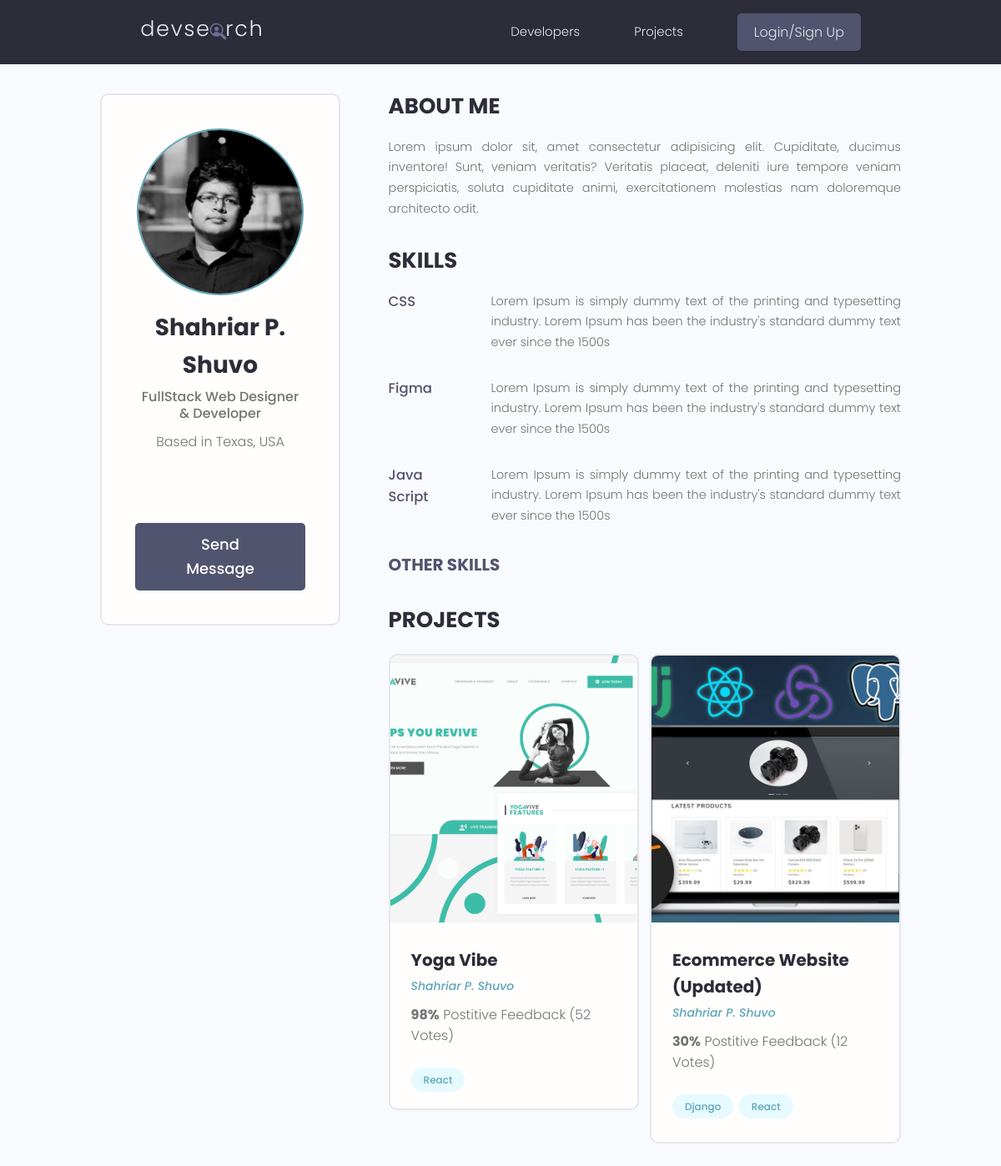
The page /profile/159d3b51-a463-4b0b-ad92-eca0d4a45cd4/ on the database as committed earlier.
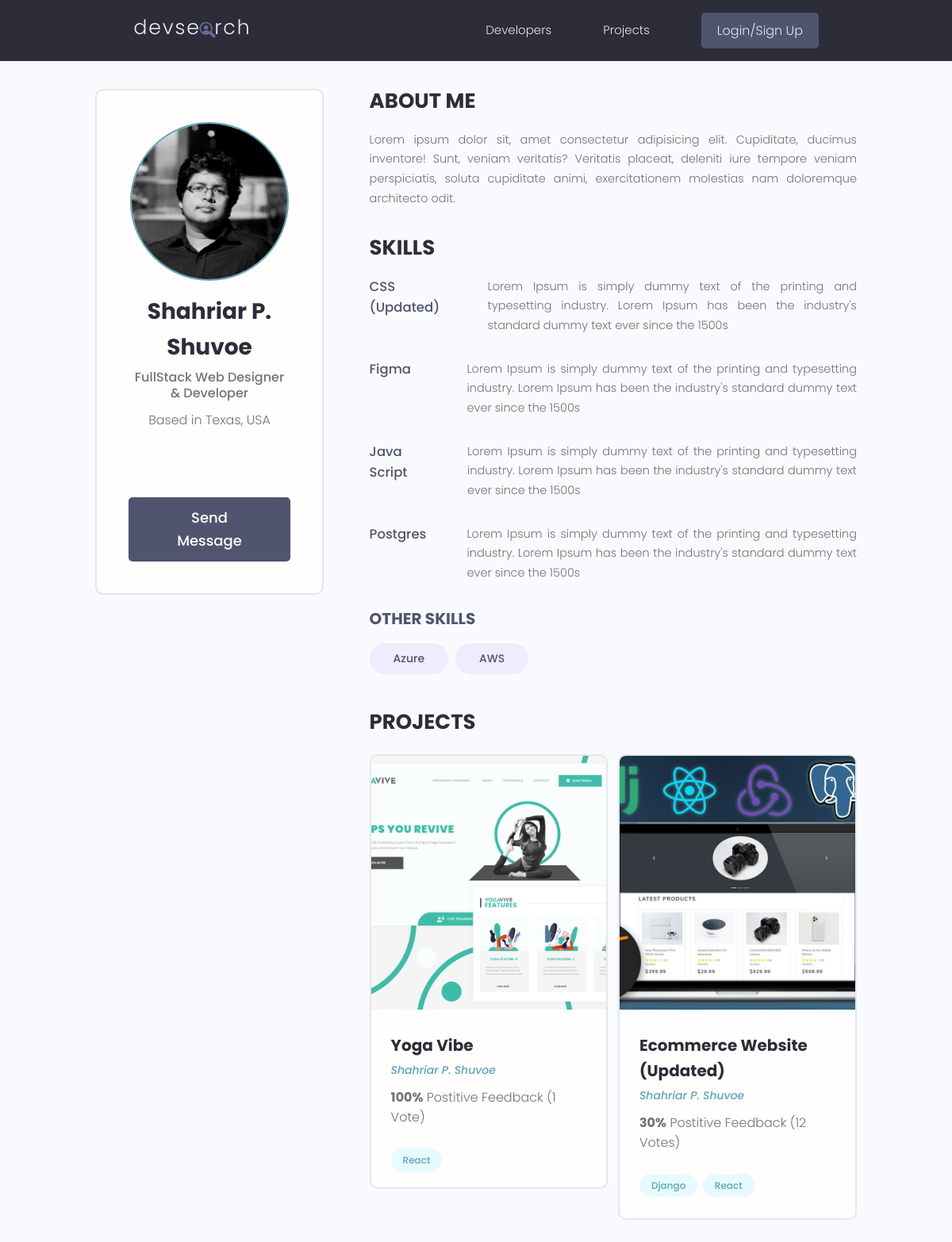
The same page on the database as committed later.
### users/models.py (models this page shows, shortened)
class Profile(models.Model):
    user = models.OneToOneField(User, on_delete=models.CASCADE, null=True, blank=True)
    name = models.CharField(max_length=200, blank=True, null=True)
    username = models.CharField(max_length=200, blank=True, null=True)
    email = models.EmailField(max_length=500, null=True, blank=True)
    short_intro = models.CharField(max_length=200, blank=True, null=True)
    bio = models.TextField(blank=True, null=True)
    profile_image = models.ImageField(
        blank=True,
        null=True,
        upload_to="profiles/",
        default="profiles/user-default.png",
    )
    location = models.CharField(max_length=200, blank=True, null=True)
    social_github = models.CharField(max_length=200, blank=True, null=True)
    social_twitter = models.CharField(max_length=200, blank=True, null=True)
    social_linkedin = models.CharField(max_length=200, blank=True, null=True)
    social_youtube = models.CharField(max_length=200, blank=True, null=True)
    social_website = models.CharField(max_length=200, blank=True, null=True)
    created = models.DateTimeField(auto_now_add=True)
    id = models.UUIDField(
        default=uuid.uuid4, unique=True, primary_key=True, editable=False
    )

class Skill(models.Model):
    owner = models.ForeignKey(Profile, on_delete=models.CASCADE, null=True, blank=True)
    name = models.CharField(max_length=200, blank=True, null=True)
    description = models.TextField(blank=True, null=True)
    created = models.DateTimeField(auto_now_add=True)
    id = models.UUIDField(
        default=uuid.uuid4, unique=True, primary_key=True, editable=False
    )

### projects/models.py (models this page shows, shortened)
class Project(models.Model):
    owner = models.ForeignKey(Profile, null=True, blank=True, on_delete=models.SET_NULL)
    title = models.CharField(max_length=200)
    description = models.TextField(null=True, blank=True)
    featured_image = models.ImageField(null=True, blank=True, default="default.jpg")
    demo_link = models.CharField(max_length=2000, null=True, blank=True)
    source_link = models.CharField(max_length=2000, null=True, blank=True)
    tags = models.ManyToManyField("Tag", blank=True)
    vote_total = models.IntegerField(default=0, null=True, blank=True)
    vote_ratio = models.IntegerField(default=0, null=True, blank=True)
    created = models.DateTimeField(auto_now_add=True)
    id = models.UUIDField(
        default=uuid.uuid4, unique=True, primary_key=True, editable=False
    )
    class Meta:
        ordering = ["-vote_ratio", "-vote_total", "title"]

class Tag(models.Model):
    name = models.CharField(max_length=200)
    created = models.DateTimeField(auto_now_add=True)
    id = models.UUIDField(
        default=uuid.uuid4, unique=True, primary_key=True, editable=False
    )
    def __str__(self):
        return self.name

### users/views.py (the view)
# urls.py: path("profile/<str:pk>/", views.user_profile, name="user-profile"),
def user_profile(request, pk):
    profile = Profile.objects.get(id=pk)
    top_skills = profile.skill_set.exclude(description__exact="")
    other_skills = profile.skill_set.filter(description__exact="")
    context = {
        "profile": profile,
        "top_skills": top_skills,
        "other_skills": other_skills,
    }
    return render(request, "users/user-profile.html", context)

### users/templates/users/user-profile.html (shortened to what the changed rows need)
{% extends 'main.html' %}
{% block content %}
<main class="profile my-md">
    <div class="container">
        <div class="layout">
            <div class="column column--1of3">
                <div class="card text-center">
                    <div class="card__body dev">
                        <img class="avatar avatar--xl" src="{{profile.profile_image.url}}" />
                        <h2 class="dev__name">{{profile.name}}</h2>
                        <p class="dev__title">{{profile.short_intro}}</p>
                        <p class="dev__location">Based in {{profile.location}}</p>
                        <ul class="dev__social">
                        </ul>
                        {% if request.user.profile.id != profile.id %}
                        <a href="{% url 'create-message' profile.id %}" class="btn btn--sub btn--lg">Send Message </a>
                        {% endif %}
                    </div>
                </div>
            </div>
            <div class="column column--2of3">
                <div class="devInfo">
                    <h3 class="devInfo__title">About Me</h3>
                    <p class="devInfo__about">
                        {{profile.bio}}
                    </p>
                </div>
                <div class="devInfo">
                    <div class="devInfo__skills">
                        {% for skill in top_skills %}
                        <div class="devSkill">
                            <h4 class="devSkill__title">{{skill.name}}</h4>
                            <p class="devSkill__info">
                                {{skill.description}}
                            </p>
                        </div>
                        {% endfor %}
                        <div class="devInfo__otherSkills">
                            {% for skill in other_skills %}
                            <span class="tag tag--pill tag--sub tag--lg">
                                <small>{{skill.name}}</small>
                            </span>
                            {% endfor %}
                        </div>
                    </div>
                </div>
                <div class="devInfo">
                    <div class="grid grid--two">
                        {% for project in profile.project_set.all %}
                        <div class="column">
                            <div class="card project">
                                <a href="{% url 'project' project.id %}" class="project">
                                    <img class="project__thumbnail" src="{{project.featured_image.url}}"
                                        alt="project thumbnail" />
                                    <div class="card__body">
                                        <h3 class="project__title">{{project.title}}</h3>
                                        <p><a class="project__author" href="">{{project.owner.name}}</a></p>
                                        <p class="project--rating">
                                            <span style="font-weight: bold;">{{project.vote_ratio}}%</span> Postitive
                                            Feedback ({{project.vote_total}} Vote{{project.vote_total|pluralize:"s"}})
                                        </p>
                                        <div class="project__tags">
                                            {% for tag in project.tags.all %}
                                            <span class="tag tag--pill tag--main">
                                                <small>{{tag}}</small>
                                            </span>
                                            {% endfor %}
                                        </div>
                                    </div>
                                </a>
                            </div>
                        </div>
                        {% endfor %}
                    </div>
                </div>
            </div>
        </div>
    </div>
</main>
{% endblock content %}

Rows that differ between the two databases and show on the page:
changed Profile "FullStack Web Designer & Developer": name "Shahriar P. Shuvo" → "Shahriar P. Shuvoe"
changed Skill: name "CSS" → "CSS (Updated)"
added Skill: name "Postgres", description "Lorem Ipsum is simply dummy text of the printing and typesetting industry. Lorem Ipsum has been the industry's standard dummy text ever since the 1500s", shown under "SKILLS"
added Skill: name "Azure", shown under "OTHER SKILLS"
added Skill: name "AWS", shown under "OTHER SKILLS"
changed Project "Yoga Vibe": owner.name "Shahriar P. Shuvo" → "Shahriar P. Shuvoe"; vote_ratio "98" → "100"; vote_total "52" → "1"
changed through a linked row, Project "Ecommerce Website (Updated)": owner.name "Shahriar P. Shuvo" → "Shahriar P. Shuvoe"
